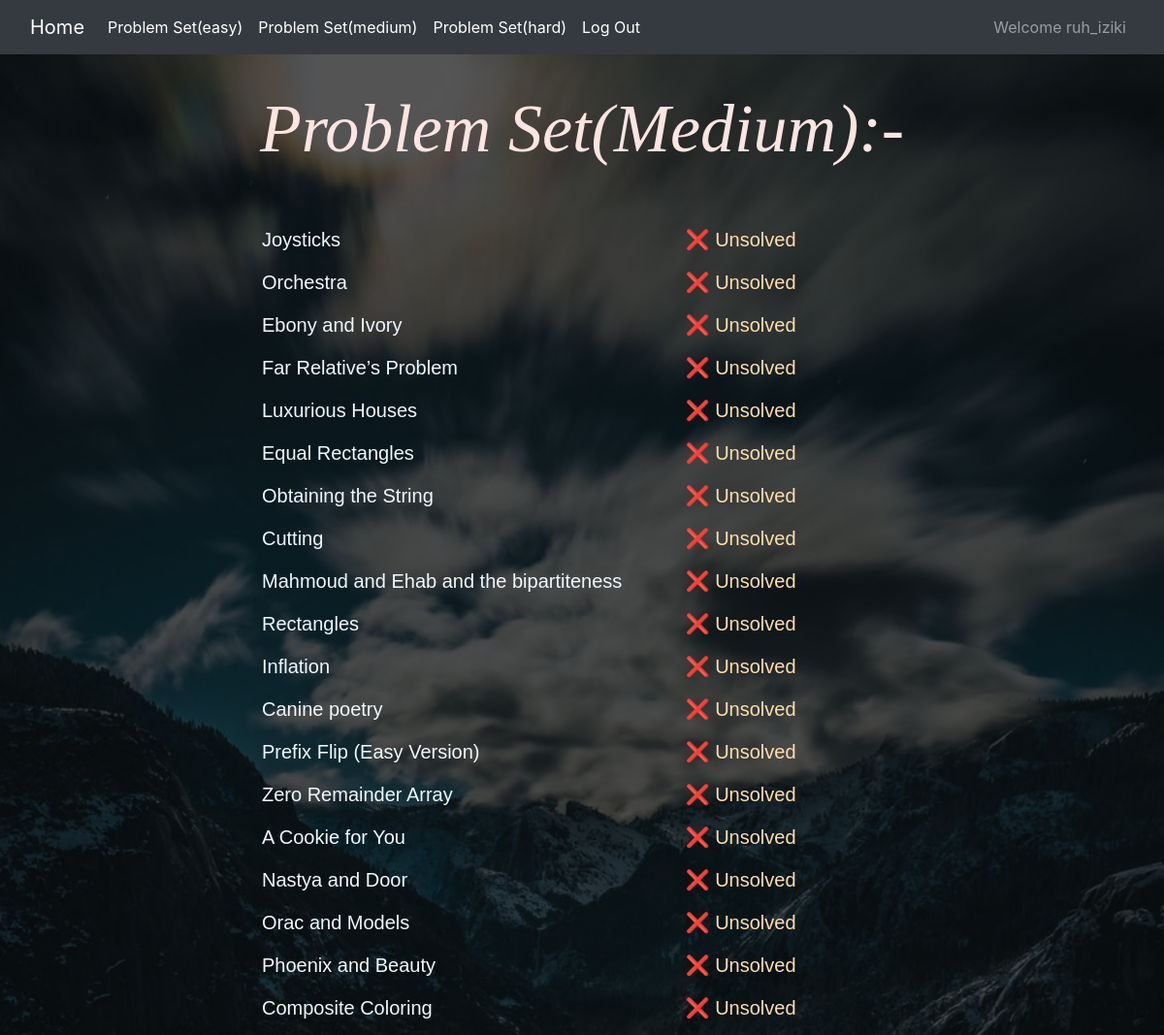
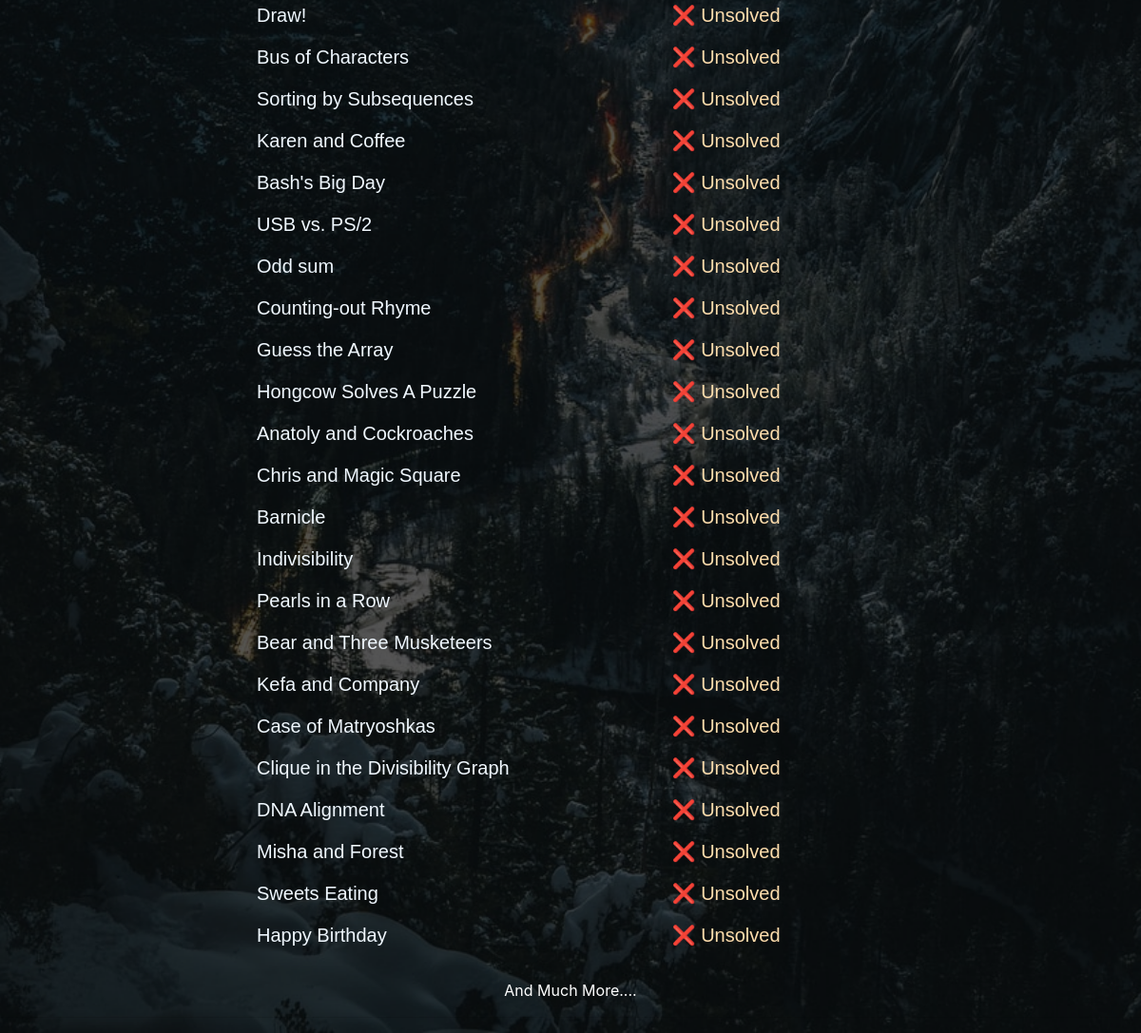
The app's page /medium/ (signed in) with its own data (2 pictures, top to bottom).
### problem/models.py (models this page shows)
class medium(models.Model):
	title = models.CharField(max_length=200)
	problem = models.CharField(max_length=200)
	link = models.CharField(max_length=200)

### problem/views.py (the view)
# urls.py: path('medium/',views.MediumView,name="medium"),
def MediumView(request):
	mediums = medium.objects.all();
	context = {'mediums':mediums}
	return render(request,'medium.html',context)

### problem/templates/medium.html (shortened to what this page needs)
{% extends 'base.html' %}
{% load static %}
{% block content %}
{% if user.is_authenticated %}
<body style="background-image: url({% static 'images/14.png' %});background-repeat: no-repeat;background-position: center;background-size: cover;"></body>
<p style="font-size: 70px;text-align: center;font-style: italic;font-family: serif;font-style:Times New Roman;color:rgb(255,228,225)">Problem Set(Medium):-</p>
<table>
	{% for medium in mediums %}
	<tr>
		<td><a href="{{medium.link}}" style="font-size:20px;color: rgb(240,248,255)" target="_blank">{{medium.title}}</a></td>
		<td id="{{medium.problem}}" style="font-size: 20px;">&#10060 Unsolved</td>
	</tr>
	{% endfor %}
</table>
		<p style="text-align: center;color: white">And Much More....</p>
<hr>
{% else %}
Login first;
{% endif %}
{% endblock %}

### problem/templates/base.html (shortened to what this page needs)
<link rel="stylesheet" href="https://stackpath.bootstrapcdn.com/bootstrap/4.3.1/css/bootstrap.min.css">
<nav class="navbar navbar-expand-lg navbar-dark bg-dark">
  <div class="container-fluid">
    {% if user.is_authenticated %}
    <a class="navbar-brand" href="{% url 'home' %}">Home</a>
    <div class="collapse navbar-collapse" id="navbarSupportedContent">
      <ul class="navbar-nav me-auto mb-2 mb-lg-0">
        <li class="nav-item">
          <a class="nav-link active" aria-current="page" href="{% url 'easy' %}">Problem Set(easy)</a>
        </li>
        <li class="nav-item">
          <a class="nav-link active" aria-current="page" href="{% url 'medium' %}">Problem Set(medium)</a>
        </li>
        <li class="nav-item">
          <a class="nav-link active" aria-current="page" href="{% url 'hard' %}">Problem Set(hard)</a>
        </li>
        <li class="nav-item">
          <a class="nav-link active" aria-current="page" href="{% url 'logout' %}">Log Out</a>
        </li>
      </ul>
          <ul class="navbar-nav ml-auto">
          <a class="nav-link" href="{% url 'home' %}">Welcome {{user.username}}</a>
          </ul>
      </div>
          {% endif %}
  </div>
</nav>
{% block content %}
{% endblock %}

### problem/templates/base.html (style rules this page uses)
.navbar { background-color: transparent; background: transparent; border-color: transparent; }
.navbar li { color: #000 }

### problem/templates/medium.html (style rules this page uses)
table { font-family: arial, sans-serif; border-collapse: collapse; width: 50%; margin-left: 20%; }
td, th { color: rgb(255,222,173); border: 0px solid #dddddd; text-align: left; padding: 10px; padding-left: 30px; }

### records on screen
medium: title "Joysticks"
medium: title "Orchestra"
medium: title "Ebony and Ivory"
medium: title "Far Relative’s Problem"
medium: title "Luxurious Houses"
medium: title "Equal Rectangles"
medium: title "Obtaining the String"
medium: title "Cutting"
medium: title "Mahmoud and Ehab and the bipartiteness"
medium: title "Rectangles"
medium: title "Inflation"
medium: title "Canine poetry"
medium: title "Prefix Flip (Easy Version)"
medium: title "Zero Remainder Array"
medium: title "A Cookie for You"
medium: title "Nastya and Door"
medium: title "Orac and Models"
medium: title "Phoenix and Beauty"
medium: title "Composite Coloring"
medium: title "Draw!"
medium: title "Bus of Characters"
medium: title "Sorting by Subsequences"
medium: title "Karen and Coffee"
medium: title "Bash's Big Day"
medium: title "USB vs. PS/2"
medium: title "Odd sum"
medium: title "Counting-out Rhyme"
medium: title "Guess the Array"
medium: title "Hongcow Solves A Puzzle"
medium: title "Anatoly and Cockroaches"
medium: title "Chris and Magic Square"
medium: title "Barnicle"
medium: title "Indivisibility"
medium: title "Pearls in a Row"
medium: title "Bear and Three Musketeers"
medium: title "Kefa and Company"
medium: title "Case of Matryoshkas"
medium: title "Clique in the Divisibility Graph"
medium: title "DNA Alignment"
medium: title "Misha and Forest"
medium: title "Sweets Eating"
medium: title "Happy Birthday"

### other values on screen
{{ user.username }} "ruh_iziki"
